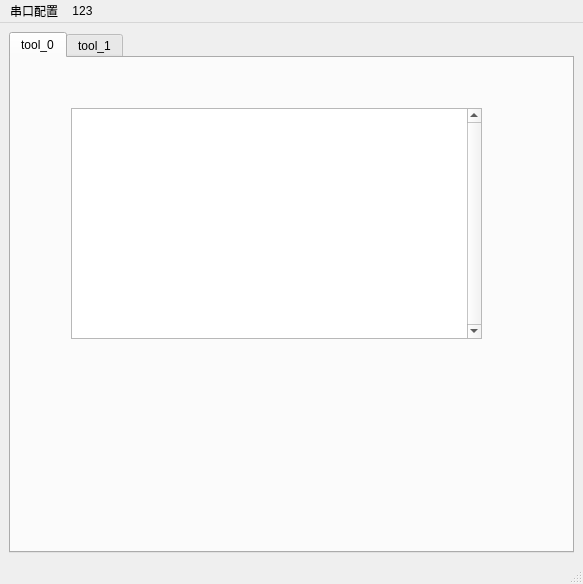
<?xml version="1.0" encoding="UTF-8"?>
<ui version="4.0">
 <class>MainWindow</class>
 <widget class="QMainWindow" name="MainWindow">
  <property name="geometry">
   <rect>
    <x>0</x>
    <y>0</y>
    <width>583</width>
    <height>584</height>
   </rect>
  </property>
  <property name="windowTitle">
   <string>MainWindow</string>
  </property>
  <widget class="QWidget" name="centralwidget">
   <layout class="QGridLayout" name="gridLayout">
    <item row="0" column="0">
     <widget class="QTabWidget" name="tabWidget">
      <property name="currentIndex">
       <number>0</number>
      </property>
      <widget class="QWidget" name="tab">
       <attribute name="title">
        <string>tool_0</string>
       </attribute>
       <widget class="QPlainTextEdit" name="plainTextEdit">
        <property name="geometry">
         <rect>
          <x>60</x>
          <y>50</y>
          <width>411</width>
          <height>231</height>
         </rect>
        </property>
        <property name="verticalScrollBarPolicy">
         <enum>Qt::ScrollBarAlwaysOn</enum>
        </property>
       </widget>
      </widget>
      <widget class="QWidget" name="tab_2">
       <attribute name="title">
        <string>tool_1</string>
       </attribute>
      </widget>
     </widget>
    </item>
   </layout>
  </widget>
  <widget class="QMenuBar" name="menubar">
   <property name="geometry">
    <rect>
     <x>0</x>
     <y>0</y>
     <width>583</width>
     <height>23</height>
    </rect>
   </property>
   <widget class="QMenu" name="menu">
    <property name="title">
     <string>串口配置</string>
    </property>
    <addaction name="action2134125"/>
   </widget>
   <widget class="QMenu" name="menu123">
    <property name="title">
     <string>123</string>
    </property>
   </widget>
   <addaction name="menu"/>
   <addaction name="menu123"/>
  </widget>
  <widget class="QStatusBar" name="statusBar"/>
  <action name="action2134125">
   <property name="text">
    <string>2134125</string>
   </property>
  </action>
 </widget>
 <resources/>
 <connections/>
</ui>
